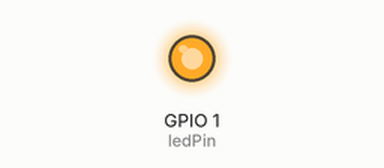
Simulated run of this sketch. Board: ESP32. Parts: output pins drawn as LEDs (lit = HIGH).

Above: at 1.4 s.
At 4.5 s:
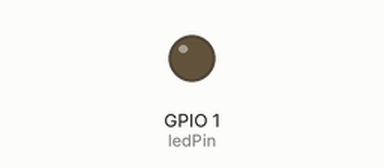
Timing chart, 0 to 10.3 s (numbered marks = the images above):
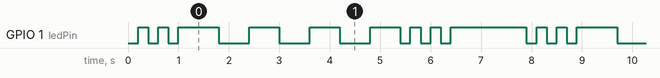

Measured:
- by itself, GPIO 1 (ledPin): repeats every 7.9 s: LOW 0.20 s, HIGH 0.20 s, LOW 0.20 s, HIGH 0.80 s, 3 × (LOW 0.60 s, HIGH 0.60 s), 2 × (LOW 0.20 s, HIGH 0.20 s), LOW 0.20 s, HIGH 1.5 s, LOW 0.20 s, HIGH 0.20 s
- by itself, everything shown: repeats every 7.9 s, in 18 steps

The sketch:

ESP32_SOS.ino
```cpp
/*
 * ESP32_SOS flash SOS with Dev Kit LED (Pin 1)
 * 200111
 * Juergen Walter
 * modified: S.O.S Morse Code Arduino https://create.arduino.cc/projecthub/onyx/morse-code-s-o-s-flasher-c0d296
 * ESP32 and Morse Code internationally recognized by treaty  https://en.wikipedia.org/wiki/Morse_code
 */

int ledPin=1;       //Dev Kit ESP32

void setup() {
  // put your setup code here, to run once:

  pinMode(ledPin,OUTPUT);

}

void loop() {
  // put your main code here, to run repeatedly:

  flash(200); flash(200); flash(200); // S --> unit = 200ms
  delay(600); /* not 300ms because the length of a dot is one unit
               * space between letters is three units
               * otherwise the flashes run together */
  flash(600); flash(600); flash(600); // O --> A dash is three units
                                      // space between letters is three units
  flash(200); flash(200); flash(200); // S
  delay(1300);

}

void flash(int duration)
{
  digitalWrite(ledPin,LOW);     //LED on
  delay(duration);
  digitalWrite(ledPin,HIGH);    //LED off
  delay(duration);
}
```
